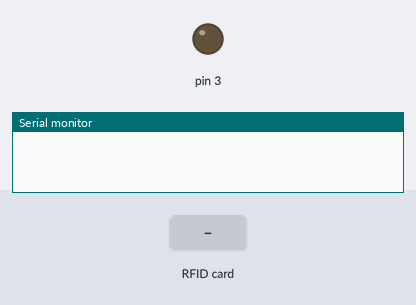
The sketch below on a simulated Arduino Uno, built with avr-gcc and run on an emulated ATmega328P. Parts: output pins drawn as LEDs (lit = HIGH), the last lines printed to the serial monitor. Dashed ring = blinking. Inputs (shaded band) come from the test bench. Pins used as bus, display or sensor lines are not drawn.

Above: at 1.2 s.
1.3 s: RFID card 5E 7A 19 C4 held to the reader
At 1.52 s:
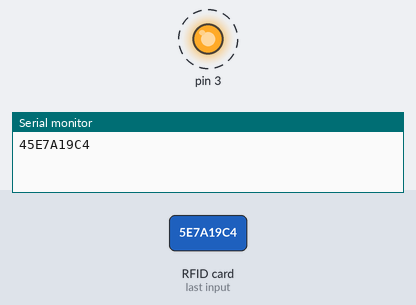
Timing chart, 0 to 4.3 s (numbered marks = the images above; inputs shaded):
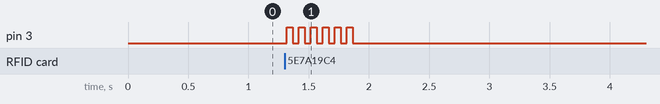

Measured:
- after the input at 1.3 s, pin 3: alternates HIGH for 0.05 s and LOW for 0.05 s, 12 changes in all, then stays LOW, starting at once

The sketch:

arduino_code.ino
```cpp
/*
   All the resources for this project: https://www.hackster.io/Aritro
   Modified by Aritro Mukherjee
*/
#include <SoftwareSerial.h>
#include <SPI.h>
#include <MFRC522.h>
SoftwareSerial BTserial(0, 1); // RX | TX

#define SS_PIN 10
#define RST_PIN 9
MFRC522 mfrc522(SS_PIN, RST_PIN);   // Create MFRC522 instance.
int counter = 1;
byte key[5] = {100, 100, 100, 100, 100};
void setup()
{
  pinMode(3, OUTPUT);
  Serial.begin(9600);   // Initiate a serial communication
  SPI.begin();      // Initiate  SPI bus
  mfrc522.PCD_Init();   // Initiate MFRC522
  mfrc522.PCD_SetRegisterBitMask(mfrc522.RFCfgReg, (0x07 << 4));
  BTserial.begin(9600);

}

boolean reached = false;
void loop()
{
  // Look for new cards
  if ( ! mfrc522.PICC_IsNewCardPresent())
  {
    return;
  } else {
    // Select one of the cards
    if ( ! mfrc522.PICC_ReadCardSerial())
    {
      return;
    } else {
      String content = "";
      byte letter;
      boolean someBool = false;
      for (byte i = 1; i < mfrc522.uid.size + 1; i++)
      {
        if (key[i] != mfrc522.uid.uidByte[i - 1]) {
          someBool = someBool || true;
        }
      }
      if (!someBool) {
        return;
      } else {

        Serial.print("\n");
        for (byte i = 0; i < mfrc522.uid.size + 1; i++)
        {
          key[i] = mfrc522.uid.uidByte[i - 1];
          Serial.print(key[i], HEX);
          BTserial.print(key[i], HEX);
        }


        for (byte i = 0; i < 6; i++)
        {
          digitalWrite(3, HIGH);   // turn the LED on (HIGH is the voltage level)
          delay(50);               // wait for a second
          digitalWrite(3, LOW);    // turn the LED off by making the voltage LOW
          delay(50);
        }
      }
    }
  }
}
```
